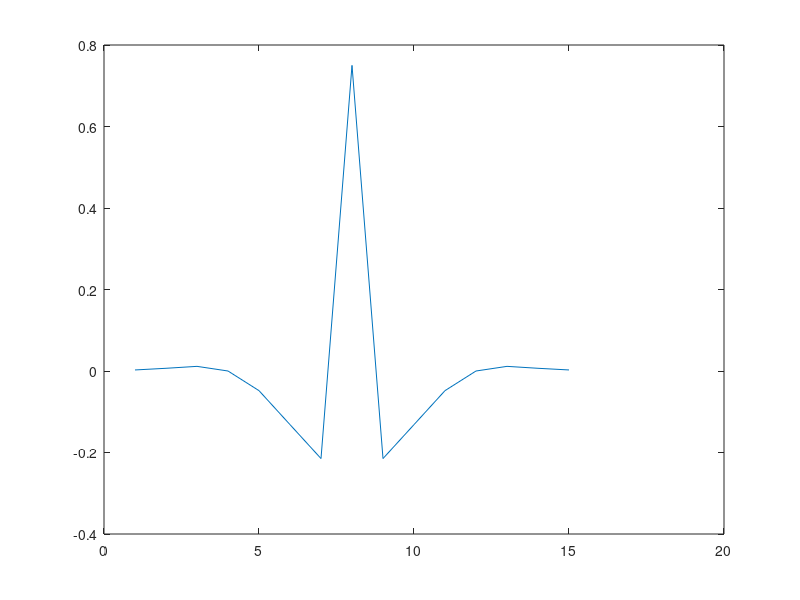

This chart was generated by the following MATLAB code:
clear; clc

omega_c = pi / 4 ;

alpha = 7 ;

N = 15 ;

for n = 1 : N 
    
    h(n) = sin(pi * ((n  - 1) - alpha)) - sin(omega_c * ((n  - 1) - alpha)) / (pi * ((n - 1) - alpha)) ;
    
    w(n) = 0.54 - 0.46 * cos(2 * pi * (n - 1) / 14);
    
end

h(8) = 1 - (omega_c / pi)  ;

hw = h.* w ;

plot(abs(fft(h)));

plot(hw);
